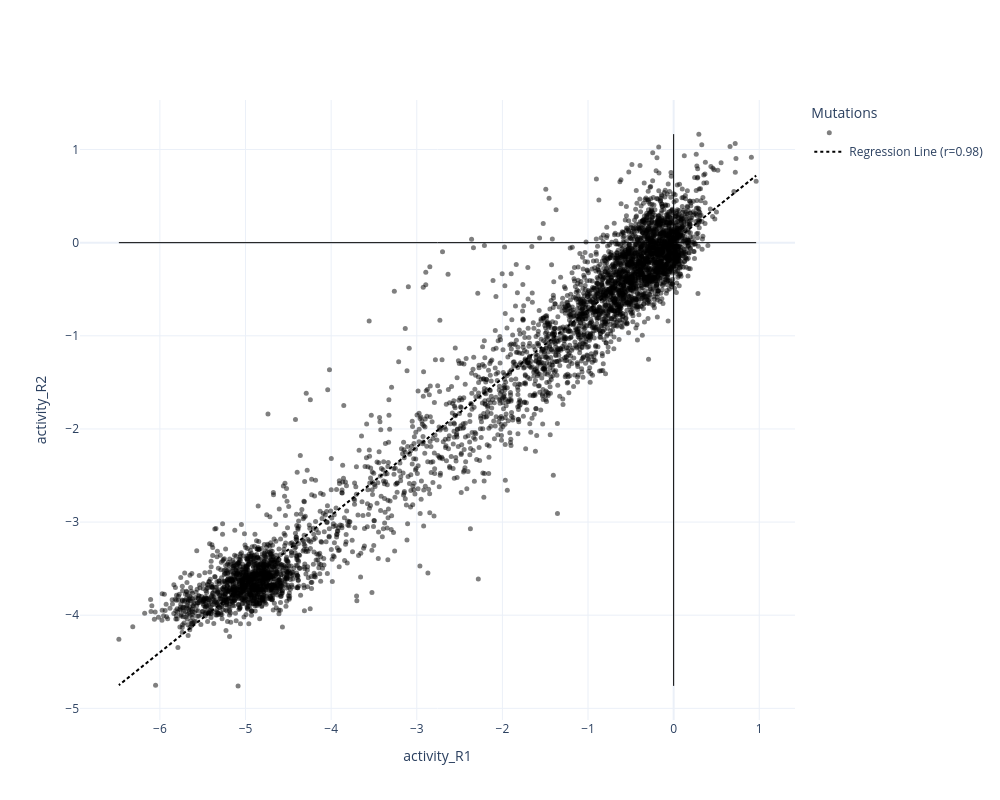

The cell this chart's notebook holds for it:
### Code cell
os.makedirs('./Figures/',exist_ok=True)
data_type = 'activity'
the = 1
fig = replicate_scatter(df_Kan_input, data_type, the)
fig.savefig('./Figures/act_rep_' + str(the) + 'error.svg')
fig.savefig('./Figures/act_rep_' + str(the) + 'error.png')

plotly_fig, search_html = interactive_replicate_scatter(df_Kan_input, data_type, the)

### Figure 1 — Plotly figure (JSON) as saved in the notebook; plotly's stock layout.template omitted (floating-point values rounded to 4 significant figures; data arrays with more than 128 entries replaced by an {"elided": "..."} marker saying what was removed)
{"data": [{"customdata": {"elided": "4632x2 float values"}, "hovertemplate": "Mutation: %{text}<br>activity_R1: %{x:.2f}<br>activity_R2: %{y:.2f}<br>stderr_R1: %{customdata[0]:.2f}<br>stderr_R2: %{customdata[1]:.2f}", "marker": {"color": "black", "opacity": 0.5, "size": 5}, "mode": "markers", "name": "", "text": {"elided": "4632 str values"}, "type": "scatter", "x": {"elided": "4632 float values"}, "y": {"elided": "4632 float values"}}, {"line": {"color": "black", "dash": "dot"}, "mode": "lines", "name": "Regression Line (r=0.98)", "type": "scatter", "x": {"elided": "4632 float values"}, "y": {"elided": "4632 float values"}}], "layout": {"height": 800, "legend": {"title": {"text": "Mutations"}}, "shapes": [{"line": {"color": "black", "width": 1}, "type": "line", "x0": -6.479, "x1": 0.9632, "y0": 0, "y1": 0}, {"line": {"color": "black", "width": 1}, "type": "line", "x0": 0, "x1": 0, "y0": -4.759, "y1": 1.166}], "width": 1000, "xaxis": {"title": {"text": "activity_R1"}}, "yaxis": {"title": {"text": "activity_R2"}}}}
